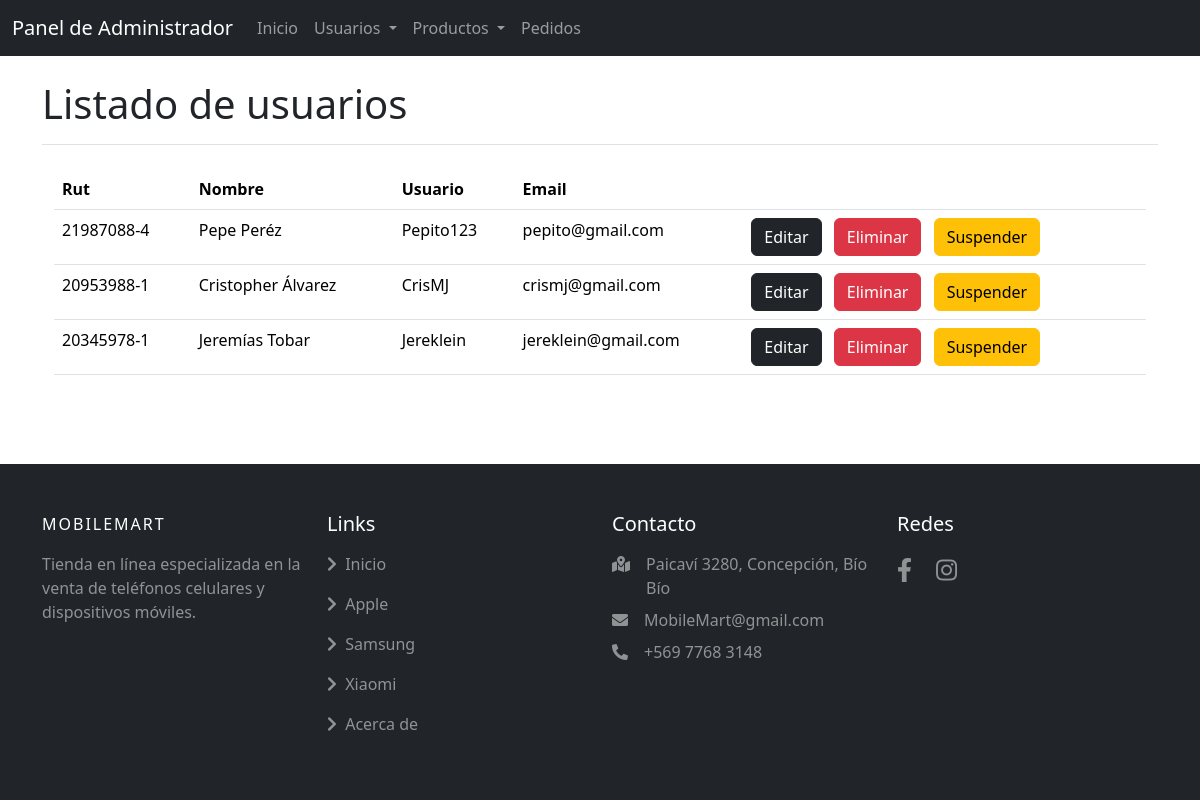
Page /listadousuarios/ on the committed database.
### mobilemart/models.py (models this page shows, shortened)
class Usuario(models.Model):
    rut=models.CharField(max_length=10, primary_key=True)
    nombre=models.CharField(max_length=50, null=False)
    apellido=models.CharField(max_length=50, null=False)
    username=models.CharField(max_length=50, null=False)
    correo=models.EmailField(verbose_name="E-mail")
    password=models.CharField(max_length=50, null=False)

### mobilemart/views.py (the view)
# urls.py: path('listadousuarios/', listadousuarios, name='listadousuarios'),
def listadousuarios(request):
    usuarios=Usuario.objects.all()
    datos={
        "usuarios":usuarios
    }
    return render(request, 'mobilemart/listadousuarios.html', datos)

### mobilemart/templates/mobilemart/listadousuarios.html (shortened to what this page needs)
{% extends 'mobilemart/baseadmin.html' %}
{% load static %}
    {% block contenido %}
    <div class="container mt-4">
        <h1 class="border-bottom pb-3">Listado de usuarios</h1>
        <div class="container mt-4">
            <table class="table table-hover">
                <thead>
                    <tr>
                        <th>Rut</th>
                        <th>Nombre</th>
                        <th>Usuario</th>
                        <th>Email</th>
                        <th></th>
                    </tr>
                </thead>
                <tbody>
                    {% for u in usuarios  %}
                    <tr>
                        <td>{{u.rut}}</td>
                        <td>{{u.nombre}} {{u.apellido}}</td>
                        <td>{{u.username}}</td>
                        <td>{{u.correo}}</td>
                        <td>
                            <a href="{% url 'detalleusuario' %}"><button class="btn btn-dark">Editar</button></a>
                            <button class="btn btn-danger ms-2" onclick="eliminarUsuario()">Eliminar</button>
                            <button class="btn btn-warning ms-2" onclick="suspenderUsuario()">Suspender</button>
                        </td>
                    </tr>
                    {% endfor %}
                </tbody>
            </table>
        </div>
    </div>
    {% endblock contenido %}

### mobilemart/static/mobilemart/css/Main.css (style rules this page uses)
html { height: 100%; }
body { min-height: 100%; display:flex; flex-direction: column; }

### rows in the picture
Usuario: rut "21987088-4", nombre "Pepe", apellido "Peréz", username "Pepito123", correo "pepito@gmail.com"
Usuario: rut "20953988-1", nombre "Cristopher", apellido "Álvarez", username "CrisMJ", correo "crismj@gmail.com"
Usuario: rut "20345978-1", nombre "Jeremías", apellido "Tobar", username "Jereklein", correo "jereklein@gmail.com"
